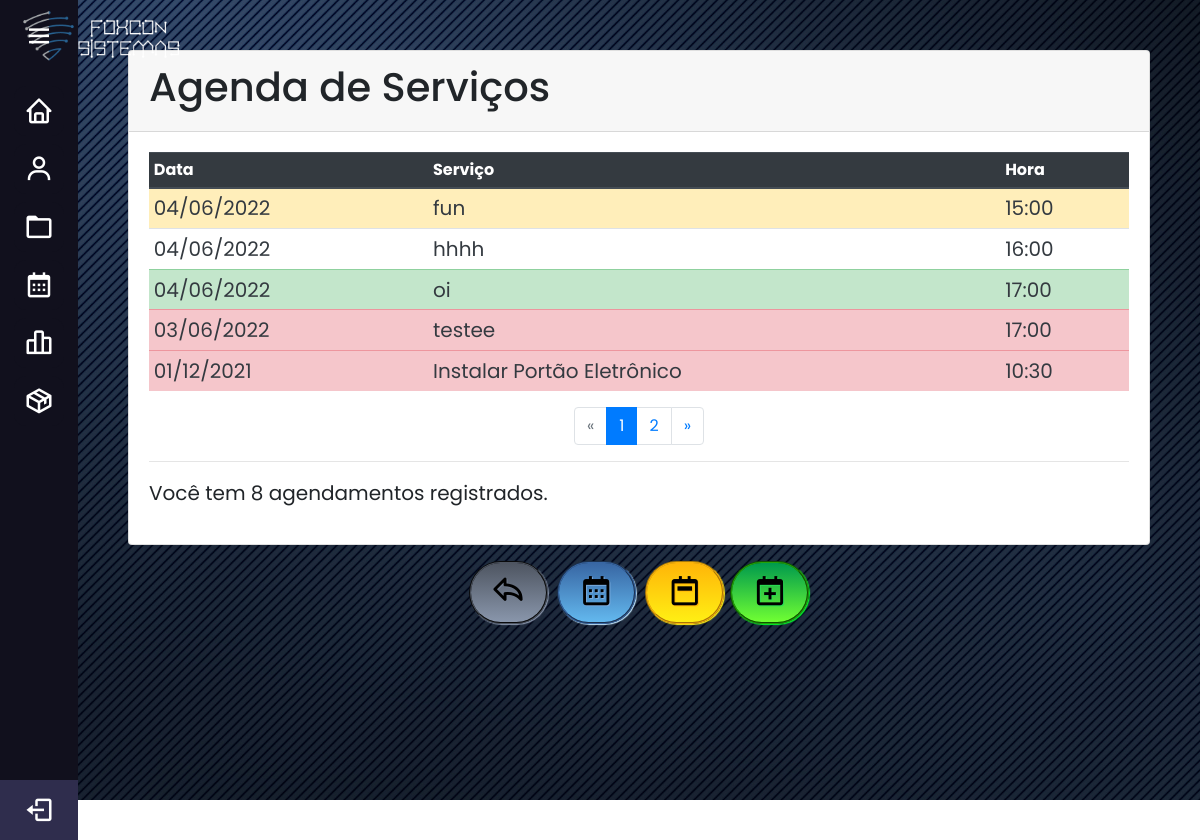
The page /app1/all (signed in) on the database its author committed.
### app1/models.py (models this page shows, shortened)
class Event(models.Model):
    date = models.DateField(null=True)
    PERIODO_CHOICES = [
        ("8:00", "8:00"), ("8:30", "8:30"), ("9:00", "9:00"), ("9:30", "9:30"), ("10:00", "10:00"), ("10:30", "10:30"),
        ("11:00", "11:00"), ("11:30", "11:30"), ("13:30", "13:30"), ("14:00", "14:00"), ("14:30", "14:30"), ("15:00", "15:00"),
        ("15:30", "15:30"), ("16:00", "16:00"), ("16:30", "16:30"), ("17:00", "17:00"), ("17:30", "17:30"), ("18:00", "18:00"),
    ]
    hora = models.CharField(max_length=18, choices=PERIODO_CHOICES, null=True)
    event = models.CharField(max_length=80, null=True)
    priorities_list = (
        ("0", "Sem prioridade"),
        ("1", "Normal"),
        ("2", "Urgente"),
        ("3", "Muito Urgente"),
    )
    priority = models.CharField(max_length=1, choices=priorities_list, null=True)
    class Meta:
        ordering = ("-date", "hora", "-priority", "event")

### app1/views.py (the view)
# urls.py: path("all", views.all, name="agenda-events-all"),
@login_required
def all(request):
    page = request.GET.get("page", FIRST_PAGE)
    paginator = Paginator(Event.objects.all(), ITEMS_PER_PAGE)
    total = paginator.count
    try:
        events = paginator.page(page)
    except InvalidPage:
        events = paginator.page(FIRST_PAGE)
    context = {
        "events": events,
        "total": total,
        "priorities": Event.priorities_list,
        "today": localdate(),
    }
    return render(request, "app3/agenda/events.html", context)

### app1/templates/app3/agenda/events.html
{% extends "app3/_layouts/base.html" %}{% load static %}
{% block conteudo %}
    <main role="main" style="padding: 50px 50px 0px">
      <div class="card">
        <div class="card-header d-flex justify-content-between">
          <h1>Agenda de Serviços</h1>
        </div>
        <div class="card-body">
        {% if events|length > 0 %}
          <table class="table table-sm table-responsive-sm">
            <thead class="thead-dark">
              <tr>
                <th>Data</th><th>Serviço</th><th>Hora</th>
              </tr>
            </thead>
            <tbody>
            {% for event in events %}
              <tr style="font-size: 20px" class="{% if event.priority == '1' %} table-success{% elif event.priority == '2' %} table-warning{% elif event.priority == '3' %} table-danger{% else %} table-default{% endif %}">
                <td>
                  <a class="text-dark" href="{% url 'app1:agenda-events-day' event.date.year event.date.month event.date.day %}">{{ event.date|date:"d/m/Y" }}</a>
                </td>
                <td class="text-truncate">
                  <a class="text-dark" href="{% url 'app1:agenda-events-show' event.id %}">{{ event.event }}</a>
                </td>
                <td class="text-truncate">
                   <a class="text-dark">{{ event.hora }}</a>
                </td>
              </tr>
            {% endfor %}
            </tbody>
          </table>
          {% with events as paginated %}
            {% include "app3/_layouts/pagination.html" %}
          {% endwith %}
          <hr/>
          <p style="font-size: 20px">Você tem {{ total }} agendamento{{ total|pluralize }} registrado{{ total|pluralize }}.</p>
        {% else %}
          <div class="alert alert-secondary text-center">
            Sem agendamento cadastrado.
          </div>
        {% endif %}
        </div>
      </div>
    </main>
{% include "app3/agenda/modals/new.html" %}
{% endblock %}

### app1/static/app2/css/master.css (style rules this page uses)
* { margin: 0; padding: 0; box-sizing: border-box; font-family: "Poppins" , sans-serif; }

### rows shown on the page
Event: date "04/06/2022", event "fun", hora "15:00"
Event: date "04/06/2022", event "hhhh", hora "16:00"
Event: date "04/06/2022", event "oi", hora "17:00"
Event: date "03/06/2022", event "testee", hora "17:00"
Event: date "01/12/2021", event "Instalar Portão Eletrônico", hora "10:30"

### other values the page prints
{{ page }} "1"
{{ page }} "2"
{{ total }} "8"
